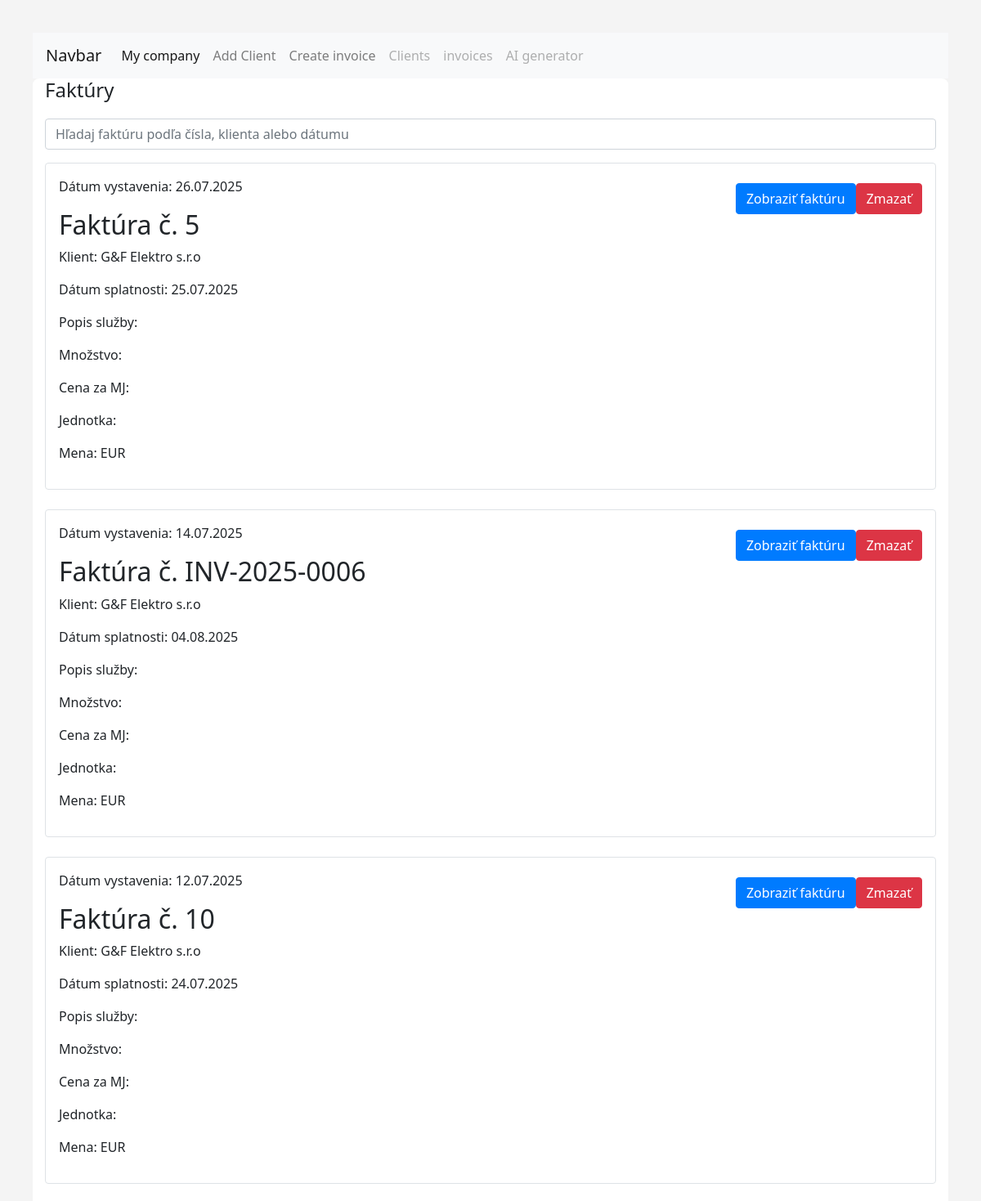
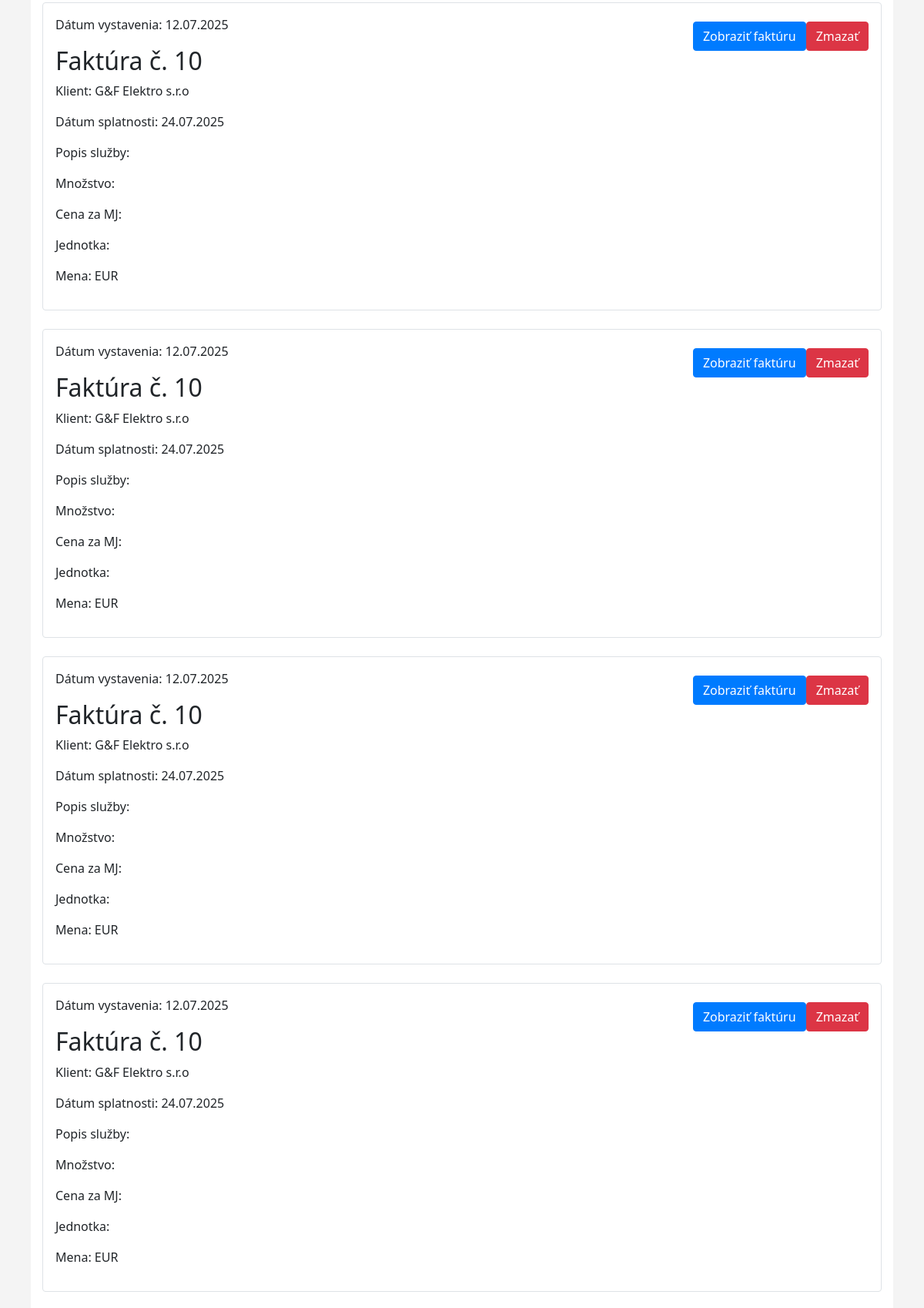
Page /invoices (upper part) on the committed database (2 pictures, top to bottom).
### models.py (models this page shows)
class Invoice(db.Model):
        __tablename__ = 'invoices'
        id = db.Column(db.Integer, primary_key=True)
        invoice_number = db.Column(db.String(50), nullable=False)
        date = db.Column(db.Date, nullable=False)
        due_date = db.Column(db.Date, nullable=False)
        currency = db.Column(db.String(10), nullable=False)
        total_cost = db.Column(db.Float, nullable=False)  # Total cost calculated as quantity
        vat_rate = db.Column(db.Float, nullable=True, default=0.0)  # VAT rate in percentage
        client_id = db.Column(db.Integer, db.ForeignKey('clients.id'), nullable=False)
        company_id = db.Column(db.Integer, db.ForeignKey('companies.id'), nullable=False)  # Foreign key to the company
        company= db.relationship('Company', backref=db.backref('invoices', lazy=True))
        client = db.relationship('Client', backref=db.backref('invoices', lazy=True))
        items = db.relationship("InvoiceItem", back_populates="invoice", cascade="all, delete-orphan")
        created_at = db.Column(db.DateTime, default=datetime.now(timezone.utc))  # Timestamp when the invoice was created

class Client(db.Model):
        __tablename__ = 'clients'
        id = db.Column(db.Integer, primary_key=True)
        name = db.Column(db.String(100), nullable=False)
        ico = db.Column(db.String(20), nullable=False)
        dic = db.Column(db.String(20), nullable=False)
        street = db.Column(db.String(100), nullable=False)
        city = db.Column(db.String(50), nullable=False)
        zip_code = db.Column(db.String(20), nullable=False)
        country = db.Column(db.String(50), nullable=False)
        email = db.Column(db.String(100), nullable=False)
        phone = db.Column(db.String(20), nullable=False)
        iban = db.Column(db.String(34), nullable=False)
        bic = db.Column(db.String(11), nullable=False)
        payment_method = db.Column(db.String(50), nullable=False)
        is_vat_payer = db.Column(db.Boolean, default=False)
        ic_dph = db.Column(db.String(20), nullable=True)  # Optional field for VAT ID if the client is a VAT payer

### routes.py (the view)
@main.route('/invoices')
def list_invoices():
    return render_template('invoices.html', invoices=Invoice.query.all())

### templates/invoices.html (shortened to what this page needs)
{% extends "base.html" %}
{% block content %}
    <h1>Faktúry</h1>
    <input type="text" id="invoiceSearch" class="form-control mb-3" placeholder="Hľadaj faktúru podľa čísla, klienta alebo dátumu">
    <div class="invoicesList">
    {% for invoice in invoices %}
        <div class="invoice mb-4 p-3 border rounded">
            <div class="row">
                <div class="col-md-9">
                    <p>Dátum vystavenia: {{ invoice.date.strftime('%d.%m.%Y') }}</p>
                    <h2>Faktúra č. {{ invoice.invoice_number }}</h2>
                    <p>Klient: {{ invoice.client.name }}</p>
                    <p>Dátum splatnosti: {{ invoice.due_date.strftime('%d.%m.%Y') }}</p>
                    <p>Popis služby: {{ invoice.description }}</p>
                    <p>Množstvo: {{ invoice.quantity }}</p>
                    <p>Cena za MJ: {{ invoice.price_per_item }}</p>
                    <p>Jednotka: {{ invoice.unit }}</p>
                    <p>Mena: {{ invoice.currency }}</p>
                </div>
                <div class="col-md-3 d-flex align-items-start justify-content-end">
                    <a href="{{ url_for('main.view_invoice', invoice_id=invoice.id) }}" class="btn btn-primary mt-2">
                        Zobraziť faktúru
                    </a>
                    <form method="POST" action="{{ url_for('main.delete_invoice', invoice_id=invoice.id) }}" class="d-inline">
                        <button type="submit" class="btn btn-danger mt-2 ms-2" onclick="return confirm('Ste si istý, že chcete zmazať túto faktúru?');">
                            Zmazať
                        </button>
                </div>
            </div>
        </div>
    {% else %}
        <p>Žiadne faktúry.</p>
    {% endfor %}
</div>
{% endblock %}

### templates/base.html (style rules this page uses)
body { font-family: 'Segoe UI', sans-serif; background: #f4f4f4; padding: 40px; }
h1 { margin-bottom: 20px; }
input { width: 100%; padding: 8px; margin-top: 5px; border-radius: 4px; border: 1px solid #ccc; }
button { margin-top: 20px; padding: 10px 20px; background: #007bff; border: none; color: white; border-radius: 4px; cursor: pointer; }
h1 { font-size: 24px; margin-bottom: 20px; }

### rows in the picture
Invoice: date "26.07.2025", invoice_number "5", client.name "G&F Elektro s.r.o", due_date "25.07.2025", currency "EUR"
Invoice: date "14.07.2025", invoice_number "INV-2025-0006", client.name "G&F Elektro s.r.o", due_date "04.08.2025", currency "EUR"
Invoice: date "12.07.2025", invoice_number "10", client.name "G&F Elektro s.r.o", due_date "24.07.2025", currency "EUR"
Invoice: date "12.07.2025", invoice_number "10", client.name "G&F Elektro s.r.o", due_date "24.07.2025", currency "EUR"
Invoice: date "12.07.2025", invoice_number "10", client.name "G&F Elektro s.r.o", due_date "24.07.2025", currency "EUR"
Invoice: date "12.07.2025", invoice_number "10", client.name "G&F Elektro s.r.o", due_date "24.07.2025", currency "EUR"
Invoice: date "12.07.2025", invoice_number "10", client.name "G&F Elektro s.r.o", due_date "24.07.2025", currency "EUR"
